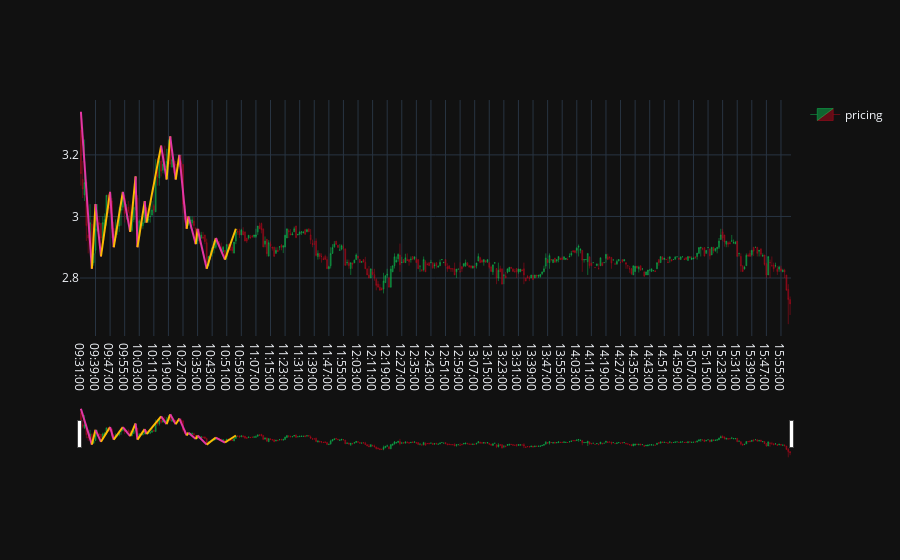

Notebook cell for this chart:
### Code cell
plotr.plot_momentum()

### Figure 1 — Plotly figure (JSON) as saved in the notebook; plotly's stock layout.template omitted (floating-point values rounded to 4 significant figures; data arrays with more than 128 entries replaced by an {"elided": "..."} marker saying what was removed)
{"data": [{"close": {"elided": "390 str values"}, "decreasing": {"line": {"color": "#b5091d"}}, "high": {"elided": "390 str values"}, "increasing": {"line": {"color": "#0fba51"}}, "line": {"width": 0.5}, "low": {"elided": "390 str values"}, "name": "pricing", "open": {"elided": "390 str values"}, "showlegend": true, "type": "candlestick", "x": {"elided": "390 str values"}}, {"line": {"color": "#e336a4"}, "mode": "lines", "showlegend": false, "type": "scatter", "x": ["09:31:00", "09:37:00"], "y": [3.34, 2.83]}, {"line": {"color": "#fcba03"}, "mode": "lines", "showlegend": false, "type": "scatter", "x": ["09:37:00", "09:39:00"], "y": [2.83, 3.04]}, {"line": {"color": "#e336a4"}, "mode": "lines", "showlegend": false, "type": "scatter", "x": ["09:39:00", "09:42:00"], "y": [3.04, 2.87]}, {"line": {"color": "#fcba03"}, "mode": "lines", "showlegend": false, "type": "scatter", "x": ["09:42:00", "09:47:00"], "y": [2.87, 3.08]}, {"line": {"color": "#e336a4"}, "mode": "lines", "showlegend": false, "type": "scatter", "x": ["09:47:00", "09:49:00"], "y": [3.08, 2.9]}, {"line": {"color": "#fcba03"}, "mode": "lines", "showlegend": false, "type": "scatter", "x": ["09:49:00", "09:54:00"], "y": [2.9, 3.08]}, {"line": {"color": "#e336a4"}, "mode": "lines", "showlegend": false, "type": "scatter", "x": ["09:54:00", "09:58:00"], "y": [3.08, 2.95]}, {"line": {"color": "#fcba03"}, "mode": "lines", "showlegend": false, "type": "scatter", "x": ["09:58:00", "10:01:00"], "y": [2.95, 3.13]}, {"line": {"color": "#e336a4"}, "mode": "lines", "showlegend": false, "type": "scatter", "x": ["10:01:00", "10:02:00"], "y": [3.13, 2.9]}, {"line": {"color": "#fcba03"}, "mode": "lines", "showlegend": false, "type": "scatter", "x": ["10:02:00", "10:06:00"], "y": [2.9, 3.05]}, {"line": {"color": "#e336a4"}, "mode": "lines", "showlegend": false, "type": "scatter", "x": ["10:06:00", "10:07:00"], "y": [3.05, 2.98]}, {"line": {"color": "#fcba03"}, "mode": "lines", "showlegend": false, "type": "scatter", "x": ["10:07:00", "10:15:00"], "y": [2.98, 3.23]}, {"line": {"color": "#e336a4"}, "mode": "lines", "showlegend": false, "type": "scatter", "x": ["10:15:00", "10:18:00"], "y": [3.23, 3.12]}, {"line": {"color": "#fcba03"}, "mode": "lines", "showlegend": false, "type": "scatter", "x": ["10:18:00", "10:20:00"], "y": [3.12, 3.26]}, {"line": {"color": "#e336a4"}, "mode": "lines", "showlegend": false, "type": "scatter", "x": ["10:20:00", "10:23:00"], "y": [3.26, 3.12]}, {"line": {"color": "#fcba03"}, "mode": "lines", "showlegend": false, "type": "scatter", "x": ["10:23:00", "10:25:00"], "y": [3.12, 3.2]}, {"line": {"color": "#e336a4"}, "mode": "lines", "showlegend": false, "type": "scatter", "x": ["10:25:00", "10:29:00"], "y": [3.2, 2.96]}, {"line": {"color": "#fcba03"}, "mode": "lines", "showlegend": false, "type": "scatter", "x": ["10:29:00", "10:30:00"], "y": [2.96, 3]}, {"line": {"color": "#e336a4"}, "mode": "lines", "showlegend": false, "type": "scatter", "x": ["10:30:00", "10:34:00"], "y": [3, 2.91]}, {"line": {"color": "#fcba03"}, "mode": "lines", "showlegend": false, "type": "scatter", "x": ["10:34:00", "10:35:00"], "y": [2.91, 2.96]}, {"line": {"color": "#e336a4"}, "mode": "lines", "showlegend": false, "type": "scatter", "x": ["10:35:00", "10:40:00"], "y": [2.96, 2.83]}, {"line": {"color": "#fcba03"}, "mode": "lines", "showlegend": false, "type": "scatter", "x": ["10:40:00", "10:45:00"], "y": [2.83, 2.93]}, {"line": {"color": "#e336a4"}, "mode": "lines", "showlegend": false, "type": "scatter", "x": ["10:45:00", "10:50:00"], "y": [2.93, 2.86]}, {"line": {"color": "#fcba03"}, "mode": "lines", "showlegend": false, "type": "scatter", "x": ["10:50:00", "10:56:00"], "y": [2.86, 2.96]}], "layout": {"autosize": true, "margin": {"b": 100, "t": 100}, "xaxis": {"autorange": true, "fixedrange": false, "range": [-0.5, 389.5], "rangeslider": {"autorange": true, "range": [-0.5, 389.5], "yaxis": {"_template": null, "rangemode": "match"}}, "type": "category"}, "yaxis": {"anchor": "x", "autorange": true, "fixedrange": false, "range": [2.612, 3.378], "ticks": "", "type": "linear", "zeroline": false}}}
